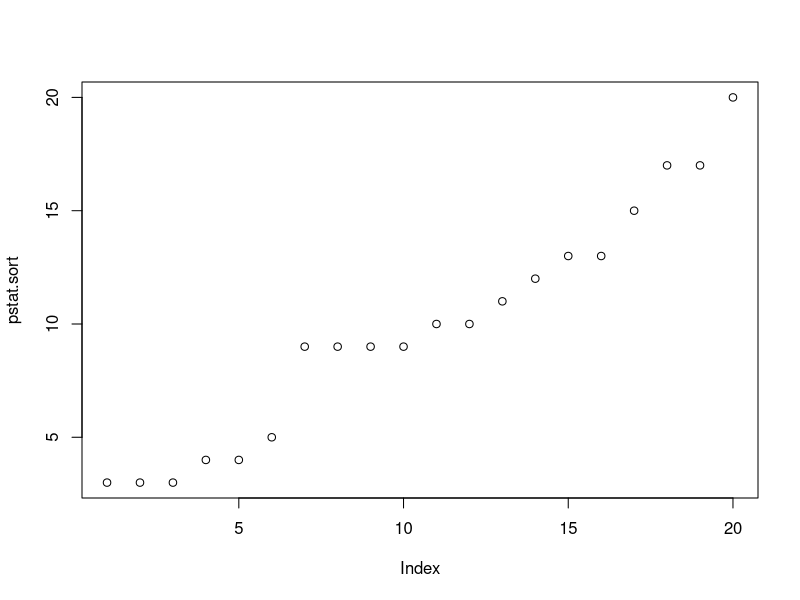
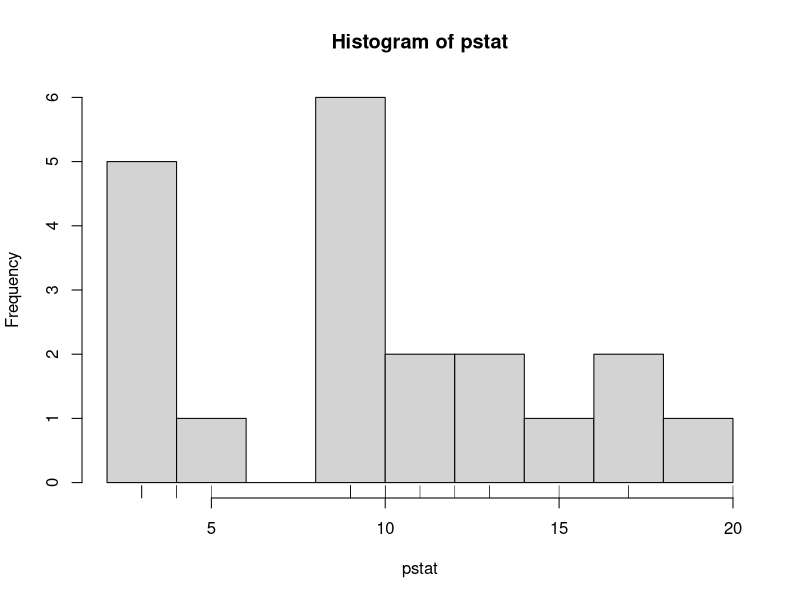
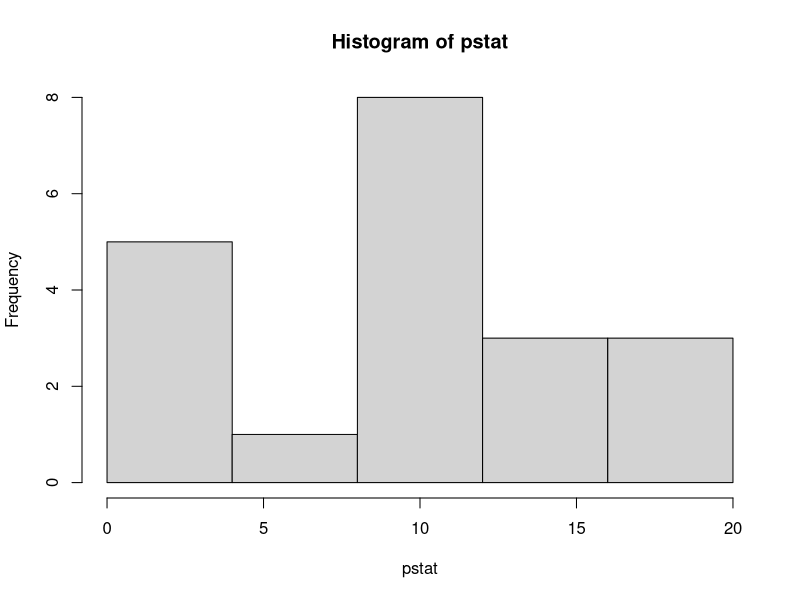
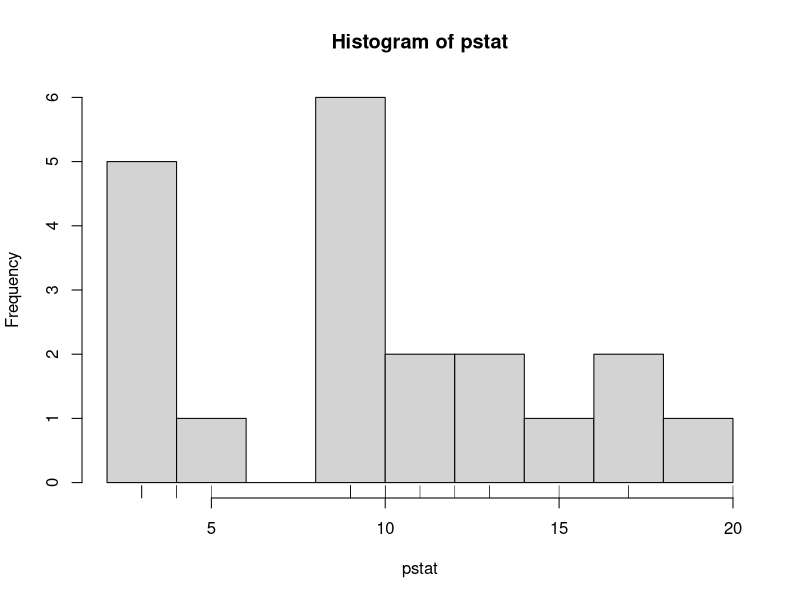
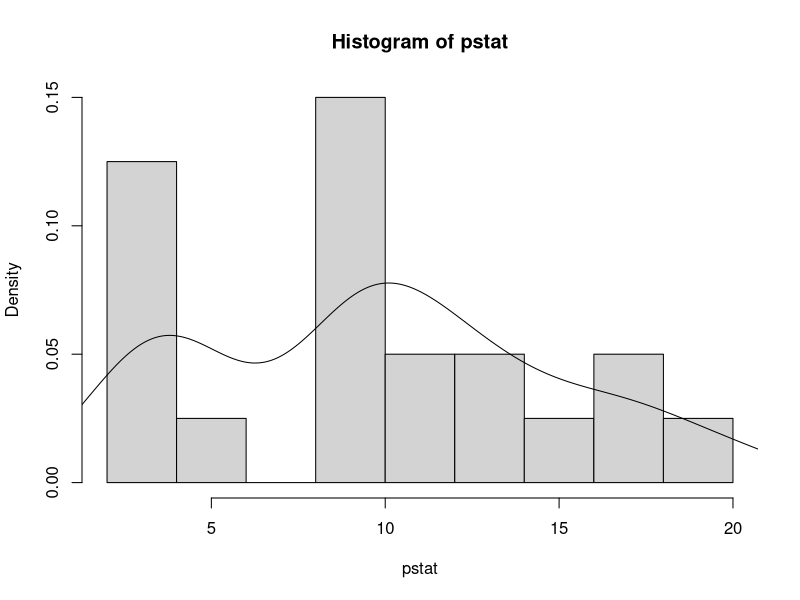
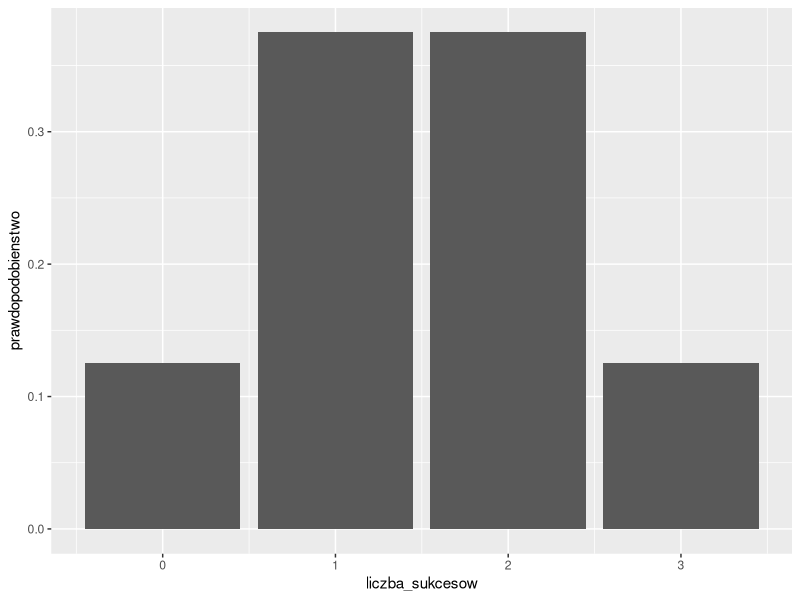
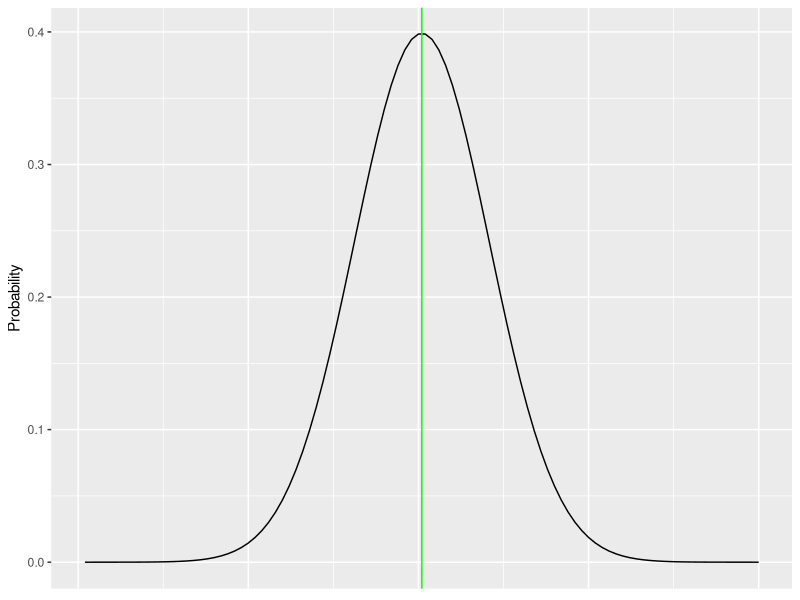
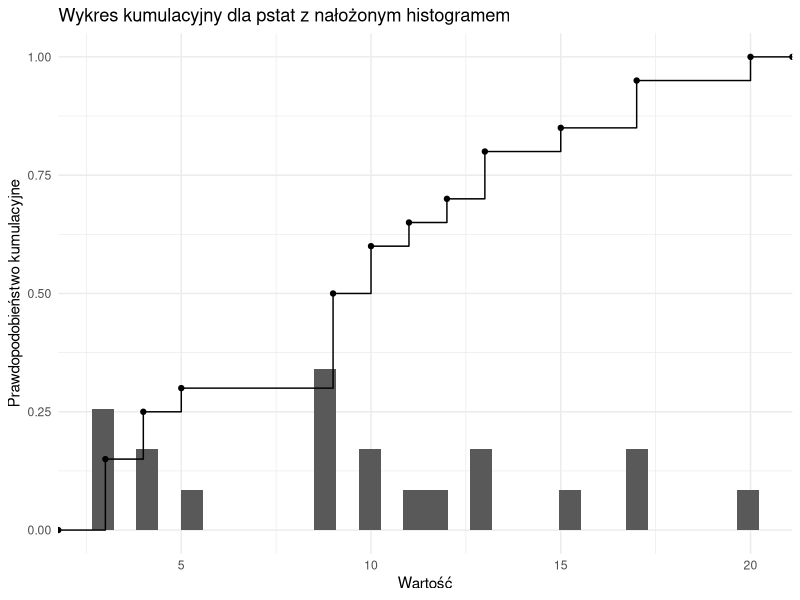

These charts were generated, in order, by the following R code:
library(tidyverse)
#R jako kalkulator
1 + 1 #nacisnij ctr + enter, zeby wyswietlic wynik
4 * 15
2^2
pi + 1
(1 + 1) * (3 + 8) * 11


#tworzenie obiektow
x <- 1 + 1 # znak "<-" przypisuje wyrazenie po jego prawej stronie do obiektu, ktorego nazwa poprzedza znak. Sam obiekt pojawia sie w panelu "Environment", w gornym prawym oknie
y <- 3 + 8
z <- 11
x * y * z

#wykorzystanie funkcji
log(y) #nazwa funkcji znajduje sie przed nawiasem, w ktory wstawiamy obieky/liczbe. Ten przyklad pokazuje wyliczenie logarytmu naturalnego dla obiektu y
sqrt(2) #pierwiastek liczby 2
log(sqrt(2)) #logarytm z pierwiastka liczby 2

#pomoc dotyczaca funkcji mozna uzyskac wpisujac nazwe funkcji poprzedzona znakiem "?". Pomoc wyswietla sie w prawym dolnym panelu
?log #pomoc dla funkcji log

###podstawowe definicje
#Populacja - zbiór elementów, podlegających badaniu statystycznemu
#próba statystyczna - zbiór obserwacji wylosowanych z populacji
#Celem statystyki jest pozyskanie jak największej wiedzy o populacji na podstawie analizy próby statystycznej 

pstat <- sample(1:20, 20, replace = TRUE) #tworzymy ciag losowych liczb calkowitych z przedzialu 1 do 20

pstat #wyswietlamy obiekt pstat -> znajdz najwieksza i najmniejsza wartosc (tj. wartosci skrajne)

pstat.sort <- sort(pstat) #uporzadkowanie danych wg wartosci zwieksza ich czytelnosc

table(pstat)

plot(pstat.sort) #wyswietlamy wykres, na ktorym kazdej obserwacji odpowiada jeden punkt. Wizualizacja danych pozwala na znacznie bardziej efektywny sposob ich eksploracji

#wykorzystanie szeregow rozdzielczych
#szereg rozdzielczy - w uproszczeniu licznosci/prawdopodobienstwa wystapien pomiarow w klasach (przedzialach) o jednakowej rozpietosci
hist(pstat, breaks = 10) #wyrysowanie histogramu
rug(pstat) #wyswietlenie konkretnych wartosci obserwacji z obiektu pstat
#histogram - wykres słupkowy przedstawiający w graficzny sposób szereg rozdzielczy; słupki obrazują liczność kolejnych klas; na osi Y znajdują się więc liczności (częstości) klas, a na osi X - szereg rozdzielczy (jego kolejne klasy)


#to jak wyglada histogram zalezy od tego ile klas wydzielimy -> zmien wartosci parametru "breaks" (w przypadku obiektu pstat mozliwe jest wybranie 1, 2, 4, 10 lub 20 klas) i sprawdz, jak wplywa to na wyglad histogramu.

#Zadanie: jedna chetna osoba wyrysowuje histogram na tablicy z danych podanych przez inną chętną osobę

#granice miedzy klasami mozna takze wyznaczyc wpisujac je recznie do parametru breaks

hist(pstat, breaks = c(0, 4, 8, 12, 16, 20)) #aby podac ciag liczb wpisujemy je do nawiasu poprzedzonego litera c. Bardzo przydatna funkcja jest seq(), ktore generuje sekwencje liczb w danym zakresie i ustalonym odstepie miedzy nimi.

#mozna dokonac podzialu szeregu na klasy recznie i przedstawic to w tabeli w tym celu:
zakresy <- seq(0, 20, by = 2) #generujemy ciag liczb o stalych odstepach miedzy wartosciami, ktory odpowiada granica miedzy klasami
zakresy.ciecie <- cut(pstat, zakresy, right = TRUE) #przypisujemy wartosci w naszym zestawie danych do ustalonych zakresow; opcja right = TRUE zadaje przydzielenie obserwacji o wartosci rownej wartosci ustalonych granic miedzy przedzialami zawsze do klasy nizszej
czestosciwprzedzialach <- table(zakresy.ciecie)
hist(pstat, breaks = 10)
rug(pstat)

#alternatywnie mozna wykreslic histogram pokazujacy prawdopodobienstwo wystapienia wartosci z danego przedzialu. Wartosci na osi y znajduja sie w zakresie 0 do 1, gdzie klasy, dla ktorych wartosc wynosi 0 maja prawdopodobienstwa wystapienia 0%, a klasy o wartosci 1 maja prawdopodobienstwo wystapienia 100%
hist(pstat, breaks = 10, probability = TRUE)
#szeregi rozdzielcze mozna tez wyswietlic za pomoca lini. 
lines(density(pstat, bw = 2)) #linie przedstawiaja "wygladzone" dane. Ich wartosci na osi y sa jedynie przyblizeniem wynikajacym z przyjetego algorytmu.

#prawdopodobiensto dla obserwaji przy rozkladzie dwumianowym
dbinom(1, 3, 0.5) #oblicza prawdopodobienstwo jednego wystapienia jakiegos zjawiska przy trzech probach, w momencie kiedy prawdopodobienstwo wystapienia tego zjawiska przy pojedynczym zdarzeniu wynosi 50%

histogram_przygotowanie <- tibble(prawdopodobienstwo = c(dbinom(0:3, 3, 0.5)),
                                  liczba_sukcesow = c(0, 1, 2, 3))

ggplot(histogram_przygotowanie, aes(x = liczba_sukcesow, y = prawdopodobienstwo)) +
  geom_col()

#Zadanie: Odbywa się test z geozagrożeń, w którym znajduje się 10 pytań. W każdym pytaniu są cztery możliwe odpowiedzi, z których tylko jedna jest poprawna. Jakie jest prawdopodobieństwo prawidłowej odpowiedzi na przynajmniej połowę pytań przy założeniu losowego ich wyboru? Wynik oblicz w R, a potem wykonaj obliczenia manualnie.

#W sytuacji, w której mamy dwa możliwe wyniki i dla obu p wynosi 50% a n dąży do nieskończoności wykres zaczyna nabierać następuący kształt:

x <- seq(-5, 5, length=100)

density_values <- tibble(val = dnorm(x, mean=0, sd=1), n = 1:length(x))

ggplot(density_values, aes(x = n, y = val)) +
  geom_line() +
  geom_vline(xintercept = mean(density_values$n), color = "green") +
  labs(x = NULL, y = "Probability") +
  theme(axis.text.x = element_blank(), axis.ticks.x = element_blank())

#podstawowe statystyki opisowe

#kwantyle, percentyle i kwartyle
quantile(pstat) #percentyl jest wielkością procentowa, poniżej której padają wartości zadanego procentu próbek. Wyrazone w zapisie dziesietnym percentyle, to inaczej kwantyle (np. percentyl 25 to inaczej kwantyl 0.25). Percentyl 25, 50 i 75 to tzw. kwartyle, kolejno pierwszy, drugi (mediana) i trzeci. -> wieświetl ciag pstat.sort i znajdz liczby w szeregu wskazane przez kolejne percentyle

pstat_cum <- tibble(val = pstat)

ggplot(pstat_cum, aes(x = val)) +
  geom_histogram(aes(x = val, after_stat(density))) +
  stat_ecdf() +
  stat_ecdf(geom = "point") +
  labs(title = "Wykres kumulacyjny dla pstat z nałożonym histogramem",
       x = "Wartość", y = "Prawdopodobieństwo kumulacyjne") +
  theme_minimal()

#Zadanie: korzystająć z wzoru oblicz manualnie wartość percentyla dla obserwacji o randze 1. Następnie oblicz, jaką rangę ma obserwacja dla 75 percentyla. 

#podstawowe statystyki opisowe
#srednia
sum(pstat)/length(pstat)#srednia to suma wszystkich obserwacji podzielona przez ich liczbe
mean(pstat) #funkcja sluzaca do wyliczania sredniej


#wartosc minimalna i maksymalna
min(pstat)
max(pstat)

#kwantyle, percentyle i kwartyle
quantile(pstat) #percentyl jest wielkością procentowa, poniżej której padają wartości zadanego procentu próbek. Wyrazone w zapisie dziesietnym percentyle, to inaczej kwantyle (np. percentyl 25 to inaczej kwantyl 0.25). Percentyl 25, 50 i 75 to tzw. kwartyle, kolejno pierwszy, drugi (mediana) i trzeci. -> wieświetl ciag pstat.sort i znajdz liczby w szeregu wskazane przez kolejne percentyle

#podsumowanie powyzszych statystyk uzyskujemy dzieki funkcji summary()
summary(pstat)

#wglad w statystyki opisowe w oparciu o przedstawienia graficzneg

#wykresy pudelkowe
boxplot(pstat) #gruba kreska w srodku to mediana, granice ramki pudelka wyznaczaja kolejno pierwszy i trzeci kwartyl, a ekstrema oblicza sie wg wzoru kwartyl1 - 1.5*rozstep kwartylny (ekstremum dolne) i kwartyl3 + 1.5*rozstep kwartylny (ekstremum gorne)

#wykresy kumulacyjne
plot(ecdf(pstat), verticals = TRUE, do.points = FALSE)
abline(h = c(0.25, 0.5, 0.75))
hist(pstat, breaks = 20, probability = TRUE, right = FALSE)